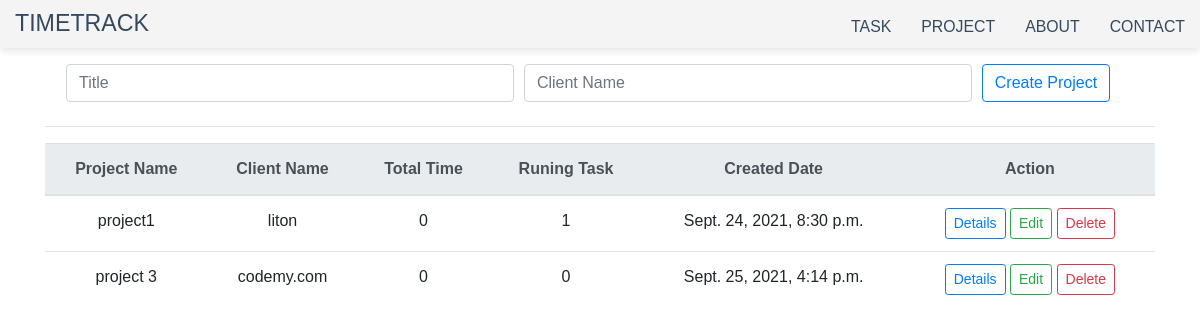
The app's page /project/, older data.
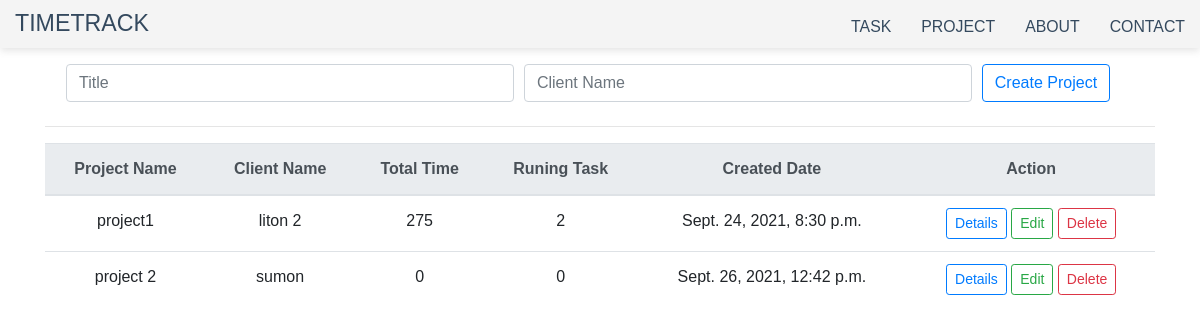
The same page, newer data.
### project/models.py (models this page shows, shortened)
class Project(models.Model):
    title = models.CharField(max_length=255)
    client_name = models.CharField(max_length=250)
    deadline = models.DateField(null=True, blank=True)
    created_at = models.DateTimeField(auto_now_add=True)
    created_by = models.ForeignKey(
        User, related_name='project', on_delete=models.CASCADE)
    class Meta:
        ordering = ['created_at']
    def registered_time(self):
        minutes = 0
        entries = self.entries.all()
        for entry in entries:
            minutes = minutes + entry.minutes
        return minutes
    def num_of_task_runing(self):
        return self.task.filter(status=Task.RUNING).count()

class Entry(models.Model):
    project = models.ForeignKey(
        Project, related_name='entries', on_delete=models.CASCADE)
    task = models.ForeignKey(
        Task, related_name='entries', on_delete=models.CASCADE)
    minutes = models.IntegerField(default=0)
    is_tracked = models.BooleanField(default=False)
    created_by = models.ForeignKey(
        User, related_name='entries', on_delete=models.CASCADE)
    created_at = models.DateTimeField()
    class Meta:
        ordering = ['-created_at']

### project/views.py (the view, shortened to what this page needs)
# urls.py: path('project/', project_list_create, name='project_list'),
def project_list_create(request):
    project = Project.objects.all()  # this is for list all the project
    context = {'object_list': project}
    return render(request, 'project/project_list.html', context)

### project/templates/project/project_list.html (shortened to what this page needs)
{% extends 'project/home.html' %} {% block title %} Project {% endblock title %}
{% block content %}
<form method="POST">
  <div class="form-row mt-3 ml-3">
    <div class="col-5">
      <input
        type="text"
        name="title"
        class="form-control"
        placeholder="Title"
      />
    </div>
    <div class="col-5">
      <input
        type="text"
        name="client_name"
        class="form-control"
        placeholder="Client Name"
      />
    </div>
    <div class="col-2">
      <button type="submit" class="btn btn-outline-primary mb-2">
        Create Project
      </button>
    </div>
  </div>
</form>
<hr />
<table class="table text-center">
  <thead class="thead-light pl-4">
    <tr>
      <th scope="col">Project Name</th>
      <th scope="col">Client Name</th>
      <th scope="col">Total Time</th>
      <th scope="col">Runing Task</th>
      <th scope="col">Created Date</th>
      <th scope="col">Action</th>
    </tr>
  </thead>
  <tbody class="pl-4">
    {% for p_list in object_list %}
    <tr>
      <td>{{ p_list.title}}</td>
      <td>{{ p_list.client_name }}</td>
      <td>{{ p_list.registered_time }}</td>
      <td>{{ p_list.num_of_task_runing }}</td>
      <td>{{ p_list.created_at }}</td>
      <td>
        <a href="{% url 'project_detail' p_list.id %}"
          ><button class="btn btn-outline-primary btn-sm">Details</button></a
        >
        <a href="{% url 'project_edit' p_list.id %}"
          ><button class="btn btn-outline-success btn-sm">Edit</button></a
        >
        <a href="{% url 'project_delete' p_list.id %}"
          ><button class="btn btn-outline-danger btn-sm">Delete</button></a
        >
      </td>
    </tr>
    {% endfor %}
  </tbody>
</table>
{% endblock content %}

### project/templates/project/home.html (shortened to what this page needs)
<!DOCTYPE html>
{% load static %}
<html lang="en">
  <head>
    <link
      rel="stylesheet"
      href="https://stackpath.bootstrapcdn.com/bootstrap/4.1.3/css/bootstrap.min.css"
    />
    <link rel="stylesheet" href="{% static 'css/project.css' %}" />
  </head>
  <body>
    <header class="header">
      <h1 class="logo"><a href="">TimeTrack</a></h1>
      <ul class="main-nav">
        <li><a href="{% url 'home' %}">Task</a></li>
        <li><a href="{% url 'project_list' %}">Project</a></li>
        <li><a href="#">About</a></li>
        <li><a href="#">Contact</a></li>
      </ul>
    </header>
    <div class="container">{% block content %} {% endblock content %}</div>
  </body>
</html>

### static/css/project.css (style rules this page uses)
* { box-sizing: border-box; }
body { font-family: "Montserrat", sans-serif; line-height: 1.6; margin: 0; min-height: 100vh; }
ul { margin: 0; padding: 0; list-style: none; }
h2, h3, a { color: #34495e; }
a { text-decoration: none; }
.logo { margin: 0; font-size: 1.45em; }
.main-nav { margin-top: 5px; }
.logo a, .main-nav a { padding: 1px 15px; text-transform: uppercase; text-align: center; display: block; }
.main-nav a { color: #34495e; font-size: 0.99em; }
.header { padding-top: 0.5em; padding-bottom: 0.5em; background-color: #f4f4f4; -webkit-box-shadow: 0px 0px 5px 0px rgba(0, 0, 0, 0.15); -moz-box-shadow: 0px 0px 5px 0px rgba(0, 0, 0, 0.15); box-shadow: rgba(99, 99, 99, 0.2) 0px 2px 8px 0px; }
@media (min-width: 769px) { .header, .main-nav { display: flex; } }
@media (min-width: 769px) { .header { flex-direction: column; align-items: center; } }
@media (min-width: 1025px) { .header { flex-direction: row; justify-content: space-between; } }

Row changes from the older to the newer data that the page shows:
removed Project: title "project 3", client_name "codemy.com", registered_time "0", num_of_task_runing "0", created_at "Sept. 25, 2021, 4:14 p.m."
changed Project "project1": client_name "liton" → "liton 2"; registered_time "0" → "275"; num_of_task_runing "1" → "2"
added Project: title "project 2", client_name "sumon", registered_time "0", num_of_task_runing "0", created_at "Sept. 26, 2021, 12:42 p.m."
